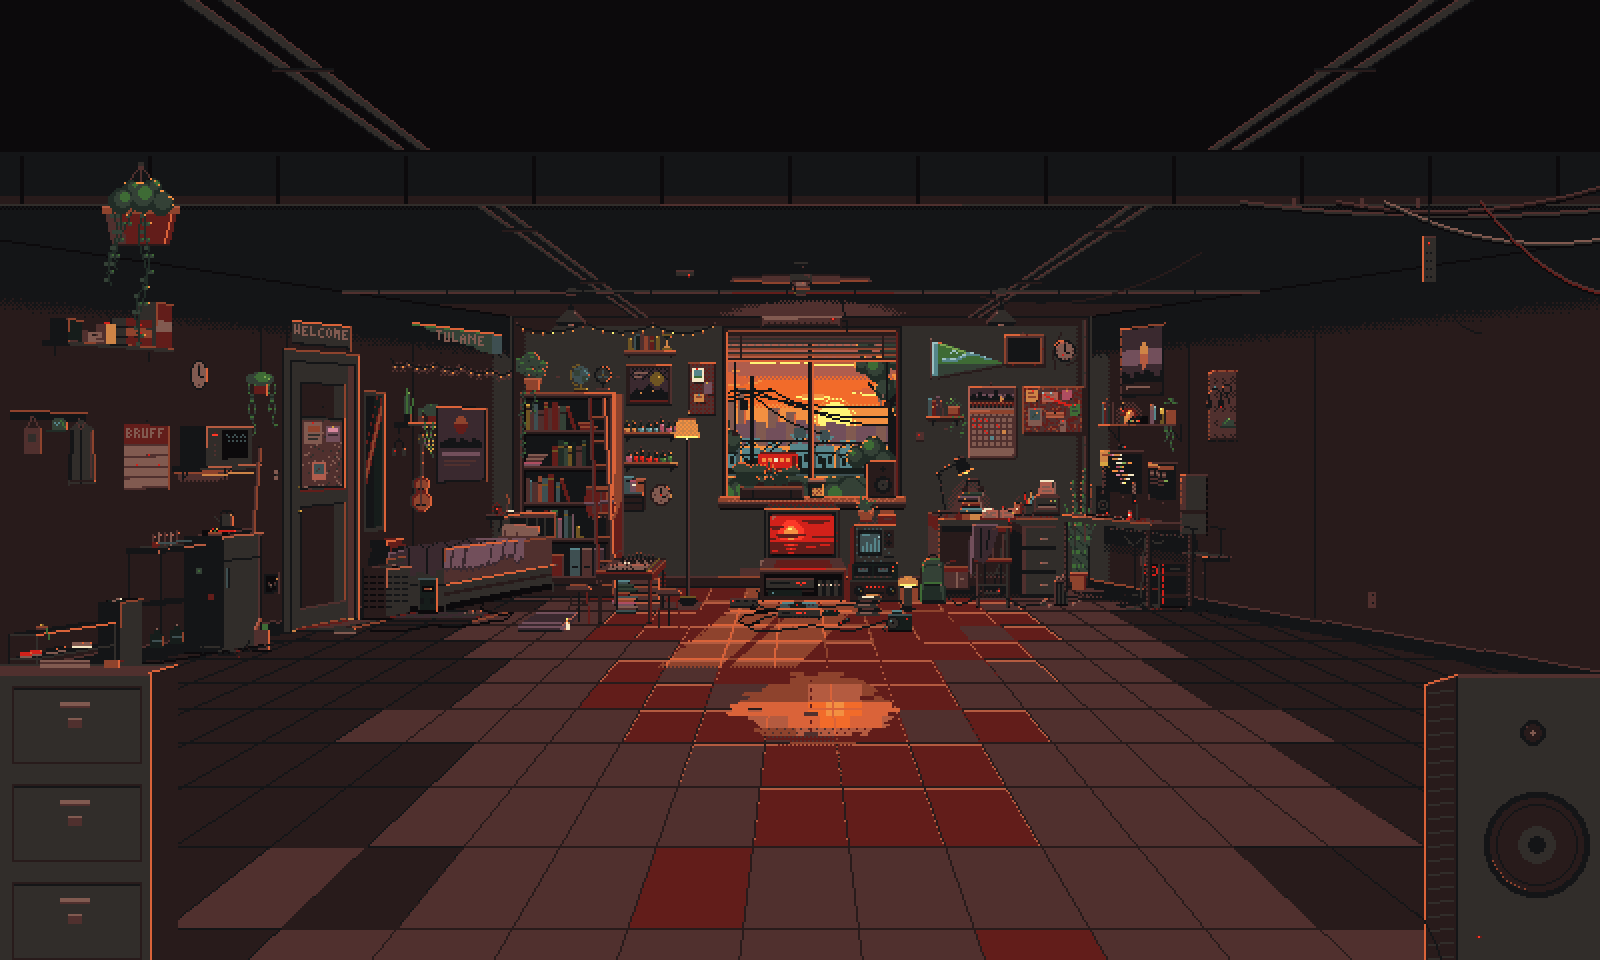

Write the Python code that produced this figure.
#!/usr/bin/env python3
"""See / critique / fix previews for part "right-back" (zone study on the back wall, zone computer on the right wall).

Composites the shell plus every part's items on the 800x480 world canvas the way the engine draws them
(layer, shell plates first, contact y = y + image height, manifest order) and saves, in this folder:
  preview.png             full art at 2x: hotspots at s1, room tier 3, no alert
  preview-crop4x.png      4x crop of the territory (world x 370..546, y 40..222)
  preview-s0.png / -s2.png  4x crops with every right-back hotspot at s0 / s2 (s2 also with the backpack alert)
  preview-t1.png / -t5.png  4x crops at room tier 1 / tier 5
  preview-leds.png        4x crop at s1 with the hotspot LED sockets (full) drawn in, to check placement
Prints: pixels of each item a later shell band would paint over (must be 0), the dark share of the territory,
and the hotspot boxes.

Run: python3 art/room/right-back/preview.py
"""
from __future__ import annotations

import json
import sys
from pathlib import Path

from PIL import Image

HERE = Path(__file__).resolve().parent
ROOT = HERE.parents[2]
PROTO = ROOT / "docs" / "redesign" / "room-prototype"
PART = "right-back"
AX0, AY0, AW, AH = -80, -96, 800, 480
PAL = json.loads((ROOT / "art" / "room" / "common" / "palette.json").read_text())
HEXN = {n: h for n, h, _ in PAL["colors"]}
RGB2N = {tuple(int(h[i:i + 2], 16) for i in (1, 3, 5)): n for n, h, _ in PAL["colors"]}
DARK = {"VOID", "INK", "INK_COOL", "BROWN_0", "BROWN_1", "BROWN_2", "TERRA_0", "LEAF_0", "LEAF_1", "PLUM_0",
        "SLATE_0", "GOLD_DK"}
CROP = (370, 40, 546, 222)


def load(part):
    mf = ROOT / "art" / "room" / part / "manifest.json"
    return json.loads(mf.read_text())["items"] if mf.exists() else []


def parts():
    return sorted(p.parent.name for p in (ROOT / "art" / "room").glob("*/manifest.json"))


def pick(it, stage, tier, alert, mine):
    v = it["variants"]
    st = stage if mine else 1
    if alert and mine and "alert" in v:
        return v["alert"]
    if f"s{st}" in v:
        return v[f"s{st}"]
    for t in range(tier, 0, -1):
        if f"t{t}" in v:
            return v[f"t{t}"]
    return v.get("base") or v.get("s1") or v.get("s0")


def compose(stage=1, tier=3, alert=False, only_mine=False, leds=False):
    items = []
    for part in parts():
        if only_mine and part not in ("shell", PART):
            continue
        for it in load(part):
            items.append((it, part == PART))
    canvas = Image.new("RGBA", (AW, AH), (12, 10, 12, 255))
    entries = []
    for order, (it, mine) in enumerate(items):
        path = pick(it, stage, tier, alert, mine)
        if not path:
            continue
        im = Image.open(PROTO / path).convert("RGBA")
        shell = it["kind"] == "shell"
        entries.append((it["layer"], 0 if shell else 1, 0 if shell else it["y"] + im.height, order, it, im, mine))
    entries.sort(key=lambda e: e[:4])
    sun = tuple(int(HEXN["SUN"][i:i + 2], 16) for i in (1, 3, 5)) + (255,)
    for _, _, _, _, it, im, mine in entries:
        canvas.alpha_composite(im, (it["x"] - AX0, it["y"] - AY0))
        if leds and mine and it["kind"] == "hotspot":
            lx, ly = it["led"]
            for k in range(9):
                canvas.putpixel((lx + k % 3 - AX0, ly + k // 3 - AY0), sun)
    return canvas


def band_check():
    """Opaque pixels of each of my items that a shell band of a HIGHER layer covers (they would vanish)."""
    shells = [(it["layer"], it, Image.open(PROTO / it["variants"]["base"]).convert("RGBA"))
              for it in load("shell") if it["kind"] == "shell" and it["layer"] >= 2]
    bad = {}
    for it in load(PART):
        for key, path in it["variants"].items():
            im = Image.open(PROTO / path).convert("RGBA")
            a = im.load()
            n = 0
            for L, sit, sim in shells:
                if L <= it["layer"]:
                    continue
                sa = sim.load()
                for y in range(im.height):
                    for x in range(im.width):
                        if a[x, y][3]:
                            wx, wy = it["x"] + x - sit["x"], it["y"] + y - sit["y"]
                            if 0 <= wx < sim.width and 0 <= wy < sim.height and sa[wx, wy][3]:
                                n += 1
            if n:
                bad[f"{it['id']}:{key}"] = n
    return bad


def up(img, s):
    return img.resize((img.width * s, img.height * s), Image.NEAREST)


def crop(img, box=CROP):
    x0, y0, x1, y1 = box
    return img.crop((x0 - AX0, y0 - AY0, x1 - AX0, y1 - AY0))


def dark_share(img, box):
    c = crop(img, box).convert("RGB")
    px = list(c.getdata())
    return sum(1 for p in px if RGB2N.get(p) in DARK) / len(px)


def main():
    day = compose()
    up(day, 2).save(HERE / "preview.png")
    up(crop(day), 4).save(HERE / "preview-crop4x.png")
    up(crop(compose(stage=0)), 4).save(HERE / "preview-s0.png")
    up(crop(compose(stage=2, alert=True)), 4).save(HERE / "preview-s2.png")
    up(crop(compose(tier=1)), 4).save(HERE / "preview-t1.png")
    up(crop(compose(tier=5, stage=2)), 4).save(HERE / "preview-t5.png")
    up(crop(compose(leds=True)), 4).save(HERE / "preview-leds.png")
    print("dark share, territory (x 378..540, y 50..210):", f"{dark_share(day, (378, 50, 540, 210)):.1%}")
    print("dark share, core 640x270:", f"{dark_share(day, (0, 0, 640, 270)):.1%}")
    bad = band_check()
    print("band overlaps (must be empty):", bad or "none")
    for it in load(PART):
        if it["kind"] == "hotspot":
            print(f"  hotspot {it['id']:24s} layer {it['layer']} at ({it['x']},{it['y']}) led {it['led']} hit {it.get('hit')}")


if __name__ == "__main__":
    sys.exit(main())
